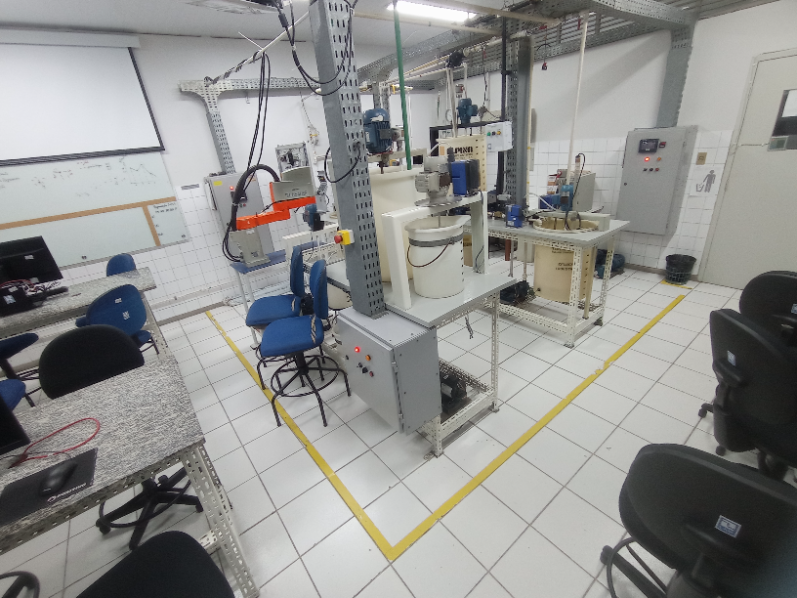
#> input picture imagens/original2.jpg, 797 x 598 px, found by its file name
$ python homog-util.py ../imagens/original2.jpg
#> lines starting #> are read from the running program, lines starting #| are printed output that depends on the picture
import cv2 as cv
import numpy as np
from skimage import transform
import matplotlib.pyplot as plt
import sys

# Passa imagem e pontos.
#img1 = sys.argv[1]
im = cv.imread('/home/infra/PycharmProjects/homography/imagens/original2.jpg')
#> im is the input picture: shape (598, 797, 3); mean B, G, R 142.2, 144.3, 143.9


src = np.array([365, 189,
                164, 321,
                609, 572,
                676, 235]).reshape((4, 2))

dst = np.array([137, 264,
                99, 560,
                613, 570,
                587, 215]).reshape((4, 2))


# using skimage’s transform module where ‘projective’ is our desired parameter
tform = transform.estimate_transform('projective', src, dst)

# h, status = cv.findHomography(src, dst)
tf_img = transform.warp(im, tform.inverse)
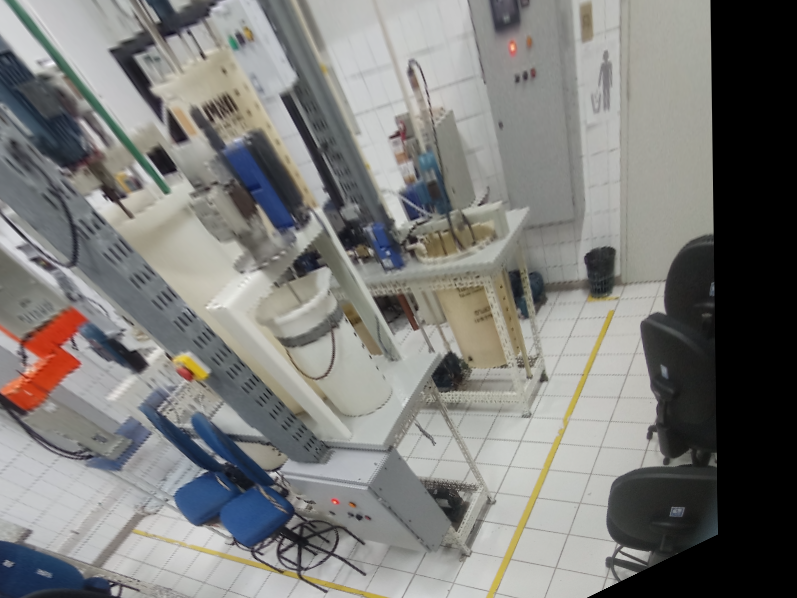
#> tf_img: shape (598, 797, 3) float64; mean B, G, R 0.479, 0.489, 0.49

fig, ax = plt.subplots()

cv.imshow('transform.estimate_transform', tf_img)

cv.waitKey(0)
#_ = ax.set_title('projective transformation')

$ run again, with imagens/original1.jpg copied over imagens/original2.jpg
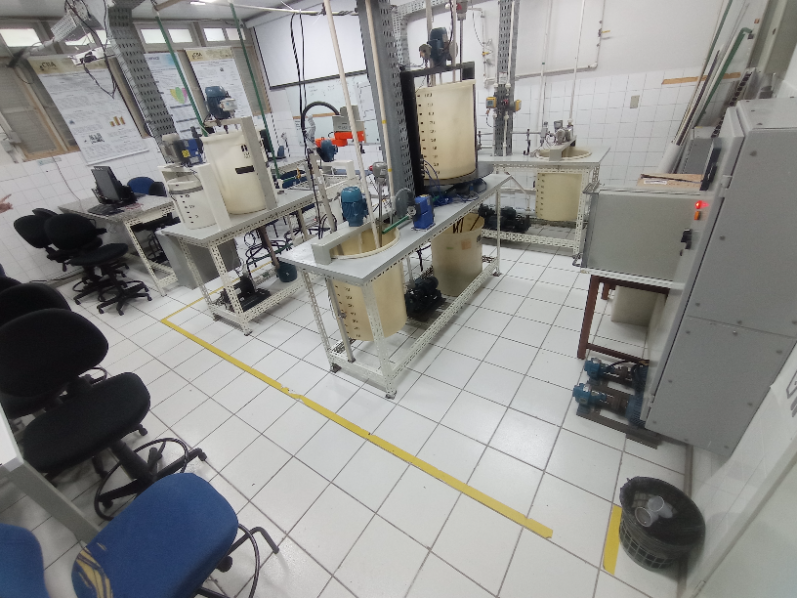
#> input picture imagens/original1.jpg, 797 x 598 px, found by its file name
#> im is the input picture: shape (598, 797, 3); mean B, G, R 139, 141, 140.8
#> `tf_img = transform.warp(im, tform.inverse)`:
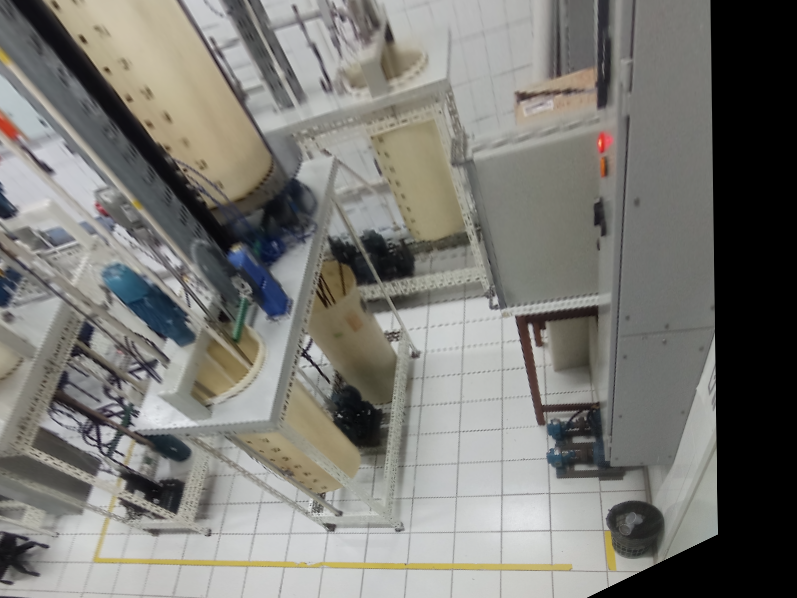
#> tf_img: shape (598, 797, 3) float64; mean B, G, R 0.461, 0.48, 0.484
